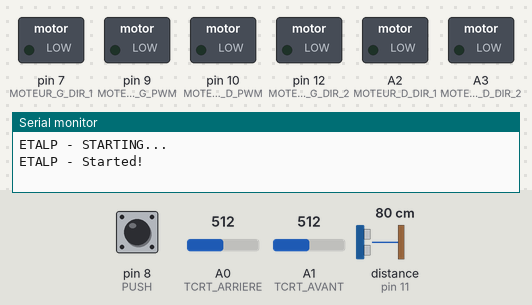
Simulated run of this sketch. Board: Arduino Uno, built with avr-gcc and run on an emulated ATmega328P. Shown: switched loads named in the sketch (green lamp = pin HIGH), the last lines printed to the serial monitor. Dashed ring = blinking. The inputs (shaded band) are chosen by the test bench; at power-on: pin 8 (PUSH) HIGH, distance to the obstacle (sensor on pin 11) 80 cm, A0 (TCRT_ARRIERE) = 512, A1 (TCRT_AVANT) = 512. The echo pulse lasts 58.3 µs per cm; pins used as bus, display or sensor lines are not drawn.

Above: at 1.8 s.
1.9 s: pin 8 (PUSH) pulled LOW for 0.15 s
5.0 s: distance to the obstacle (sensor on pin 11) set to 71 cm
8.0 s: distance to the obstacle (sensor on pin 11) set to 64 cm
At 9.6 s:
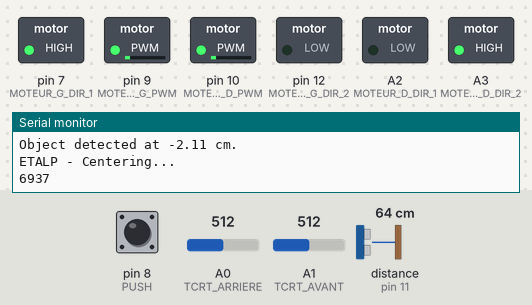
10.5 s: A0 (TCRT_ARRIERE) set to 710
At 13.3 s:
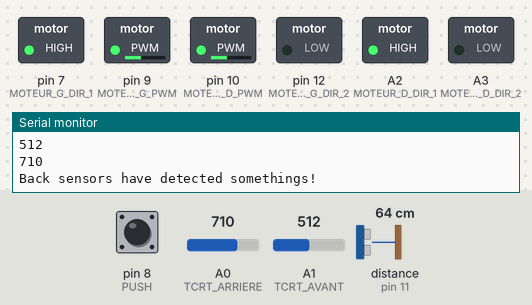
13.5 s: A0 (TCRT_ARRIERE) set to 690
At 14.98 s:
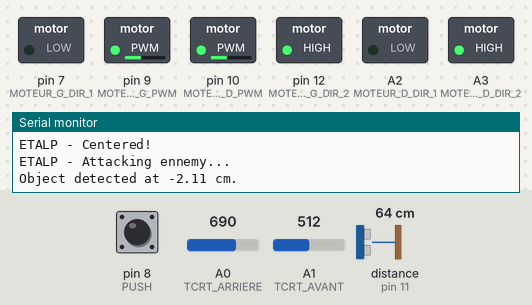
16.5 s: A1 (TCRT_AVANT) set to 0
Timing chart, 0 to 20.5 s (numbered marks = the images above; inputs shaded):
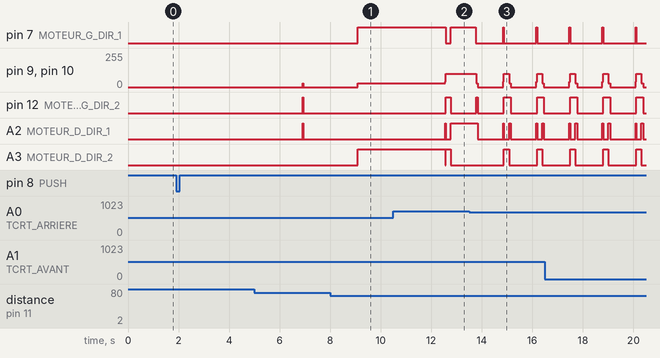

The sketch:

main.ino
```cpp
const int TRIG = 13; // Assigne la valeur du pin TRIGGER
const int ECHO = 11; // Assigne la valeur du pin ECHO

const int TCRT_AVANT = A1; // Assigne la valeur du pin assigner au détecteur avant
const int TCRT_ARRIERE = A0; // Assigne la valeur du pin assigne au détecteur arrière

const int MOTEUR_G_PWM = 9;  // Assigne la valeur du pin assigner au PWM des moteurs gauches
const int MOTEUR_G_DIR_1 = 7; // Assigne la valeur du pin assigner à la direction 1 des moteurs gauches
const int MOTEUR_G_DIR_2 = 12; // Assigne la valeur du pin assigner à la direction 2 des moteurs gauches
const int MOTEUR_D_PWM = 10;  // Assigne la valeur du pin assigner au PWM des moteurs droits
const int MOTEUR_D_DIR_1 = A2; // Assigne la valeur du pin assigner à la direction 1 des moteurs droits
const int MOTEUR_D_DIR_2 = A3; // Assigne la valeur du pin assigner à la direction 2 des moteurs droits

const int MAX_DISTANCE = 77; // The maximum distance that the enemy can be
const int ATTACK_DISTANCE = 20; // The distance where the sumobot start attacking
const int MIN_DISTANCE = 2; // The minimum distance with the enemy to engage evasive manoeuvers

const int PUSH = 8;

const int FULL_SPEED = 100;
const int MAX_SPEED = 50;
const int SPEED = 40;
const int MIN_SPEED = 30;

const int WHITE_LINE_MIN_VALUE = 700;

void setup() {
  Serial.begin(9600);
  delay(1000);

  Serial.println("ETALP - STARTING...");

  pinMode(TRIG, OUTPUT);
  pinMode(ECHO, INPUT);

  pinMode(TCRT_AVANT, INPUT); // Initialise le pin TCRT_AVANT comme entrée
  pinMode(TCRT_ARRIERE, INPUT); // Initialise le pin TCRT_ARRIERE comme entrée

  pinMode(PUSH, INPUT_PULLUP);

  pinMode(MOTEUR_G_PWM, OUTPUT); // Initalise le pin MOTEUR_G_PWM comme sortie
  pinMode(MOTEUR_G_DIR_1, OUTPUT); // Idem avec MOTEUR_G_DIR_1
  pinMode(MOTEUR_G_DIR_2, OUTPUT); // Idem avec MOTEUR_G_DIR_2
  pinMode(MOTEUR_D_PWM, OUTPUT); // Idem avec MOTEUR_D_PWM
  pinMode(MOTEUR_D_DIR_1, OUTPUT); // Idem avec MOTEUR_D_DIR_1
  pinMode(MOTEUR_D_DIR_2, OUTPUT); // Idem avec MOTEUR_D_DIR_2

  // Interruption doesn't detect any change
  /*interrupts();
  attachInterrupt(TCRT_AVANT, forwardLine, RISING);
  attachInterrupt(TCRT_ARRIERE, backwardLine, RISING);*/

  Serial.println("ETALP - Started!");

  while(digitalRead(PUSH)){
    delay(1);
  }

  delay(5000);
  Serial.println("ETALP - LAUNCHING...");
}

void loop() {
  while(true){
    int whiteLines = checkWhiteLine();

    if(whiteLines != 0){
      engageEvasiveManeuver(whiteLines);
      continue;
    }

    bool enemyDetected = findEnemy();

    if(enemyDetected){
      attack();
    } else {
      delay(500);
    }
  }
}


int checkWhiteLine(){
  Serial.println(analogRead(TCRT_AVANT));
  Serial.println(analogRead(TCRT_ARRIERE));
  if(analogRead(TCRT_AVANT) >= WHITE_LINE_MIN_VALUE && analogRead(TCRT_ARRIERE) >= WHITE_LINE_MIN_VALUE){
    return 2;
  }else if(analogRead(TCRT_AVANT) >= WHITE_LINE_MIN_VALUE){
    return 1;
  }else if(analogRead(TCRT_ARRIERE) >= WHITE_LINE_MIN_VALUE){
    return -1;
  }

  return 0;
}

void forwardLine(){
  engageEvasiveManeuver(1);
}

void backwardLine(){
  engageEvasiveManeuver(-1);
}

void engageEvasiveManeuver(int maneuver){
  stopEngine();

  if(maneuver == -1){ // Back sensor has detected white line
    rightEngine(FULL_SPEED, 1, 0);
    leftEngine(FULL_SPEED, 1, 0);
    Serial.println("Back sensors have detected somethings!");
    delay(1000);
    stopEngine();
  } else if(maneuver == 1){ // Forward sensors have detected white line
    rightEngine(FULL_SPEED, 0, 1);
    leftEngine(FULL_SPEED, 0, 1);
    Serial.println("Forward sensors have detected somethings!");
    delay(1000);
    stopEngine();
  } else if(maneuver == 2) {
    startRotationRight(SPEED);
    Serial.println("BOTH sensors have detected somethings!");
    delay(500);
    stopEngine();
  }
}


boolean findEnemy() {
  float distance = detect();
  unsigned long detectionTime = -1;
  unsigned long lastDetectionTime = -1;
  int timeElapsed = -1;

  startRotationLeft(MIN_SPEED);

  while(true){
    int maneuver = checkWhiteLine();
    distance = detect();

    if(!maneuver && distance > MIN_DISTANCE){
      engageEvasiveManeuver(maneuver);
    } else if(maneuver != 0){
      engageEvasiveManeuver(maneuver);
      startRotationLeft(MIN_SPEED);
      detectionTime = -1;
      lastDetectionTime = -1;
      timeElapsed = -1;
    }

    if(timeElapsed == -1){
      if((distance > MAX_DISTANCE || distance <= 0) && lastDetectionTime > 0){
        timeElapsed = (int)(lastDetectionTime - detectionTime);
        timeElapsed = (timeElapsed < 0) ? -timeElapsed : timeElapsed;
      } else if(distance > 0) {
        if(detectionTime == -1){
          detectionTime = millis();
          Serial.println("Enemy detected! (Start)");
        }
      } else{
        timeElapsed = (int)(lastDetectionTime - detectionTime);
        Serial.print("Enemy detected! Centering...");
      }
    } else{
      stopEngine();
      delay(1000);
      centerPosition(timeElapsed);
      return true;
    }

    delay(50);
  }

  return false;
}

float detect() {
  digitalWrite(TRIG, HIGH);
  delayMicroseconds(20);
  digitalWrite(TRIG, LOW);

  int timeToTarget = pulseIn(ECHO, HIGH);
  float distance = (float)(timeToTarget * 17) / 1000.0;

  Serial.print("Object detected at ");
  Serial.print(distance);
  Serial.println(" cm.");

  return distance;
}

void centerPosition(int timeElapsed){
  Serial.println("ETALP - Centering...");
  startRotationRight(MIN_SPEED);
  Serial.println(timeElapsed);
  delay((int)(timeElapsed / 2));
  stopEngine();
  Serial.println("ETALP - Centered!");
}


void attack(){
  Serial.println("ETALP - Attacking ennemy...");
  forward(SPEED);

  float distance = detect();

  while(distance > 0 && distance <= MAX_DISTANCE){
    delay(200);
    distance = detect();

    int maneuver = checkWhiteLine();

    if(maneuver != 0){
      engageEvasiveManeuver(maneuver);
    }
  }

  backward(FULL_SPEED);
  delay(200);
  stopEngine();
}


void forward(int speed){
  rightEngine(speed, 1, 0);
  leftEngine(speed, 1, 0);
}

void backward(int speed){
  rightEngine(speed, 0, 1);
  leftEngine(speed, 0, 1);
}

void startRotationLeft(int speed){
  leftEngine(speed, 0, 1);
  rightEngine(speed, 1, 0);
}

void startRotationRight(int speed){
  rightEngine(speed, 0, 1);
  leftEngine(speed, 1, 0);
}

void rightEngine(int speed, int direction, int opposite){
  digitalWrite(MOTEUR_D_DIR_1, direction); // On met la direction avant des moteurs droits à direction
  digitalWrite(MOTEUR_D_DIR_2, opposite); // On met la direction arrière des moteurs droits à opposite (l'opposée de la direction avant)
  analogWrite(MOTEUR_D_PWM, speed); // On applique la vitesse choisis par l'utilisateur (en quart)
}

void leftEngine(int speed, int direction, int opposite){
  digitalWrite(MOTEUR_G_DIR_1, direction); // On met la direction avant des moteurs droits à direction
  digitalWrite(MOTEUR_G_DIR_2, opposite); // On met la direction arrière des moteurs droits à opposite (l'opposée de la direction avant)
  analogWrite(MOTEUR_G_PWM, speed); // On applique la vitesse choisis par l'utilisateur (en quart)
}

void stopEngine(){
  rightEngine(0, 0, 0);
  leftEngine(0, 0, 0);
}
```

Measured:
- the behaviour switches between 69 and 68 cm on distance to the obstacle (sensor on pin 11) (found by bisection; images 0 and 1)
- the behaviour switches between 700 and 699 on A0 (TCRT_ARRIERE) (found by bisection; images 2 and 3)
- after the input at 1.9 s, every drawn part: stays the same
- after the input at 8.0 s, pin 7 (MOTEUR_G_DIR_1), A3 (MOTEUR_D_DIR_2): LOW → HIGH after 1.1 s; pin 9 (MOTEUR_G_PWM), pin 10 (MOTEUR_D_PWM): 0/255 → 30/255 after 1.1 s
- after the input at 10.5 s, pin 9 (MOTEUR_G_PWM), pin 10 (MOTEUR_D_PWM): goes on until 12.6 s, then stays 100/255; A2 (MOTEUR_D_DIR_1): goes on until 12.8 s, then stays HIGH
- after the input at 13.5 s, pin 7 (MOTEUR_G_DIR_1): goes LOW 1.1 s, HIGH 0.03 s, LOW 1.3 s, HIGH 0.03 s, then LOW, starting after 0.27 s; pin 9 (MOTEUR_G_PWM): 100/255 → 30/255 after 0.27 s, then repeats every 1.3 s: 0/255 1.0 s, 40/255 0.03 s, 100/255 0.21 s, 30/255 0.07 s
